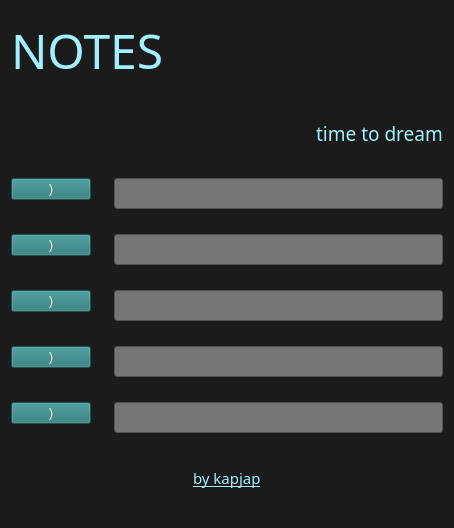
<?xml version="1.0" encoding="UTF-8"?>
<ui version="4.0">
 <class>Form</class>
 <widget class="QWidget" name="Form">
  <property name="enabled">
   <bool>true</bool>
  </property>
  <property name="geometry">
   <rect>
    <x>0</x>
    <y>0</y>
    <width>454</width>
    <height>528</height>
   </rect>
  </property>
  <property name="windowTitle">
   <string>NoteS</string>
  </property>
  <property name="windowIcon">
   <iconset theme="accessories-dictionary" resource="rgs.qrc">
    <normaloff>:/imegion/icons8-calculator-100.png</normaloff>:/imegion/icons8-calculator-100.png</iconset>
  </property>
  <property name="styleSheet">
   <string notr="true">background-color:rgb(27, 27, 27);</string>
  </property>
  <layout class="QVBoxLayout" name="verticalLayout">
   <item>
    <widget class="QLabel" name="label">
     <property name="font">
      <font>
       <family>Montserrat Light</family>
       <pointsize>36</pointsize>
      </font>
     </property>
     <property name="styleSheet">
      <string notr="true">color:rgb(162, 240, 255);</string>
     </property>
     <property name="text">
      <string>NOTES</string>
     </property>
    </widget>
   </item>
   <item alignment="Qt::AlignRight">
    <widget class="QLabel" name="label_2">
     <property name="font">
      <font>
       <family>Kristen ITC</family>
       <pointsize>14</pointsize>
      </font>
     </property>
     <property name="contextMenuPolicy">
      <enum>Qt::DefaultContextMenu</enum>
     </property>
     <property name="styleSheet">
      <string notr="true">color:rgb(162, 240, 255);</string>
     </property>
     <property name="text">
      <string>              time to dream</string>
     </property>
    </widget>
   </item>
   <item>
    <layout class="QFormLayout" name="formLayout">
     <property name="horizontalSpacing">
      <number>23</number>
     </property>
     <property name="verticalSpacing">
      <number>25</number>
     </property>
     <item row="0" column="0">
      <widget class="QPushButton" name="pushButton_4">
       <property name="styleSheet">
        <string notr="true">QPushButton
{
background-color:rgb(39, 118, 118);
color:rgb(255, 255, 255);
}</string>
       </property>
       <property name="text">
        <string>)</string>
       </property>
      </widget>
     </item>
     <item row="2" column="0">
      <widget class="QPushButton" name="pushButton">
       <property name="styleSheet">
        <string notr="true">QPushButton
{
background-color:rgb(39, 118, 118);
color:rgb(255, 255, 255);
}</string>
       </property>
       <property name="text">
        <string>)</string>
       </property>
      </widget>
     </item>
     <item row="1" column="0">
      <widget class="QPushButton" name="pushButton_5">
       <property name="styleSheet">
        <string notr="true">QPushButton
{
background-color:rgb(39, 118, 118);
color:rgb(255, 255, 255);
}</string>
       </property>
       <property name="text">
        <string>)</string>
       </property>
      </widget>
     </item>
     <item row="3" column="0">
      <widget class="QPushButton" name="pushButton_3">
       <property name="styleSheet">
        <string notr="true">QPushButton
{
background-color:rgb(39, 118, 118);
color:rgb(255, 255, 255);
}</string>
       </property>
       <property name="text">
        <string>)</string>
       </property>
      </widget>
     </item>
     <item row="4" column="0">
      <widget class="QPushButton" name="pushButton_2">
       <property name="styleSheet">
        <string notr="true">QPushButton
{
background-color:rgb(39, 118, 118);
color:rgb(255, 255, 255);
}</string>
       </property>
       <property name="text">
        <string>)</string>
       </property>
      </widget>
     </item>
     <item row="1" column="1">
      <widget class="QLineEdit" name="lineEdit_3">
       <property name="font">
        <font>
         <family>Montserrat Medium</family>
         <pointsize>12</pointsize>
        </font>
       </property>
       <property name="styleSheet">
        <string notr="true">QLineEdit
{
background-color :rgb(118, 118, 118);
color:rgb(255, 255, 255)
}</string>
       </property>
      </widget>
     </item>
     <item row="0" column="1">
      <widget class="QLineEdit" name="lineEdit">
       <property name="font">
        <font>
         <family>Montserrat Medium</family>
         <pointsize>12</pointsize>
        </font>
       </property>
       <property name="styleSheet">
        <string notr="true">QLineEdit
{
background-color :rgb(118, 118, 118);
color:rgb(255, 255, 255)
}</string>
       </property>
      </widget>
     </item>
     <item row="3" column="1">
      <widget class="QLineEdit" name="lineEdit_4">
       <property name="font">
        <font>
         <family>Montserrat Medium</family>
         <pointsize>12</pointsize>
        </font>
       </property>
       <property name="styleSheet">
        <string notr="true">QLineEdit
{
background-color :rgb(118, 118, 118);
color:rgb(255, 255, 255)
}</string>
       </property>
      </widget>
     </item>
     <item row="4" column="1">
      <widget class="QLineEdit" name="lineEdit_5">
       <property name="font">
        <font>
         <family>Montserrat Medium</family>
         <pointsize>12</pointsize>
        </font>
       </property>
       <property name="styleSheet">
        <string notr="true">QLineEdit
{
background-color :rgb(118, 118, 118);
color:rgb(255, 255, 255)
}</string>
       </property>
      </widget>
     </item>
     <item row="2" column="1">
      <widget class="QLineEdit" name="lineEdit_2">
       <property name="font">
        <font>
         <family>Montserrat Medium</family>
         <pointsize>12</pointsize>
        </font>
       </property>
       <property name="styleSheet">
        <string notr="true">QLineEdit
{
background-color :rgb(118, 118, 118);
color:rgb(255, 255, 255)
}</string>
       </property>
      </widget>
     </item>
    </layout>
   </item>
   <item alignment="Qt::AlignHCenter">
    <widget class="QLabel" name="label_3">
     <property name="sizePolicy">
      <sizepolicy hsizetype="Preferred" vsizetype="Preferred">
       <horstretch>0</horstretch>
       <verstretch>0</verstretch>
      </sizepolicy>
     </property>
     <property name="font">
      <font>
       <family>Montserrat Light</family>
       <pointsize>11</pointsize>
       <underline>true</underline>
      </font>
     </property>
     <property name="styleSheet">
      <string notr="true">color:rgb(162, 240, 255);</string>
     </property>
     <property name="text">
      <string>by kapjap</string>
     </property>
    </widget>
   </item>
  </layout>
 </widget>
 <resources>
  <include location="rgs.qrc"/>
 </resources>
 <connections/>
</ui>
